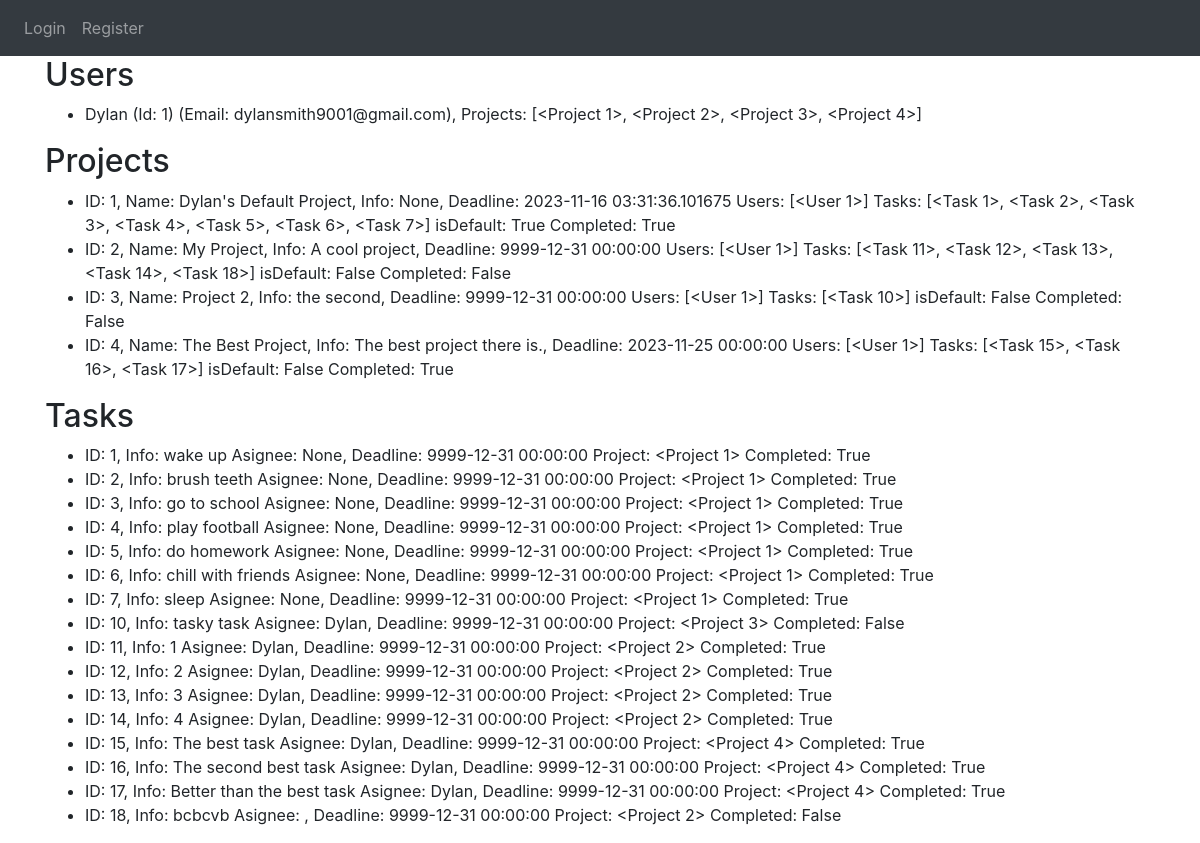
The page /database on the database its author committed.
### website/models.py (models this page shows)
class User(db.Model, UserMixin):
    id = db.Column(db.Integer, primary_key=True)
    email = db.Column(db.String(50), unique = True)
    name = db.Column(db.String(50))
    password = db.Column(db.String(50))
    projects = db.relationship('Project', secondary='project_user_association', back_populates='users')
    def_project_id = db.Column(db.Integer, db.ForeignKey('project.id'), nullable=False)
    def_project = db.relationship('Project', lazy=True) # default project

class Project(db.Model):
    id = db.Column(db.Integer, primary_key=True)
    name = db.Column(db.String(120))
    start_date = db.Column(db.DateTime(timezone=True), default=func.now)
    deadline = db.Column(db.DateTime(timezone=True), default=func.now)
    description = db.Column(db.String(9999))
    users = db.relationship('User', secondary='project_user_association', back_populates='projects')
    is_default = db.Column(db.Boolean, default=False)
    completed = db.Column(db.Boolean, default=False)
    tasks = db.relationship('Task', backref='project', cascade='all, delete-orphan', lazy=True)

class Task(db.Model):
    id = db.Column(db.Integer, primary_key=True)
    assignee = db.Column(db.String(120))
    description = db.Column(db.String(9999))
    start_date = db.Column(db.DateTime(timezone=True), default=func.now)
    deadline = db.Column(db.DateTime(timezone=True), default=func.now)
    project_id = db.Column(db.Integer, db.ForeignKey('project.id'), nullable=False)
    completed = db.Column(db.Boolean, default=False)

### website/auth.py (the view)
@auth.route('/database')
def view_users():
    users = User.query.all()
    projects = Project.query.all()
    tasks  = Task.query.all()
    return render_template('database.html', user=current_user, users=users, projects=projects, tasks=tasks)

### website/templates/database.html (shortened to what this page needs)
{% extends "base.html" %}
{% block content%}
    <h2>Users</h2>
    <ul>
        {% for u in users %}
            <li>{{ u.name }} (Id: {{ u.id }}) (Email: {{ u.email }}), Projects: {{u.projects}}</li>
        {% endfor %}
    </ul>
    <h2>Projects</h2>
    <ul>
        {% for prj in projects %}
            <li>ID: {{ prj.id }}, Name: {{ prj.name }}, Info: {{ prj.description }}, Deadline: {{prj.deadline}} Users: {{prj.users}}
                Tasks: {{prj.tasks}} isDefault: {{prj.is_default}} Completed: {{prj.completed}}
            </li>
        {% endfor %}
    </ul>
    <h2>Tasks</h2>
    <ul>
        {% for tsk in tasks %}
            <li>ID: {{ tsk.id }}, Info: {{ tsk.description }} Asignee: {{tsk.assignee}},
                Deadline: {{tsk.deadline}} Project: {{tsk.project}} Completed: {{tsk.completed}}
            </li>
        {% endfor %}
    </ul>
{% endblock %}

### website/templates/base.html (shortened to what this page needs)
<DOCTYPE html>
<html>
    <head>
        <link rel="stylesheet" href="../static/styles.css"/>
        <link
            rel="stylesheet"
            href="https://stackpath.bootstrapcdn.com/bootstrap/4.4.1/css/bootstrap.min.css"
        />
        <link
            rel="stylesheet"
            href="https://stackpath.bootstrapcdn.com/font-awesome/4.7.0/css/font-awesome.min.css"
        />
    </head>
    <body>
        <nav class="navbar navbar-expand-lg navbar-dark bg-dark">
            <div class="collapse navbar-collapse" id="navbar">
                <div class="navbar-nav">
                    {% if user.is_authenticated %}
                    <a class="nav-item nav-link" id="homepage" href="/">Homepage</a>
                    <a class="nav-item nav-link" id="tasks" href="/tasks">Tasks</a>
                    <a class="nav-item nav-link" id="projects" href="/projectmanager">Projects</a>
                    <a class="nav-item nav-link" id="newproject" href="/newproject">New Project</a>
                    <a class="nav-item nav-link" id="logout" href="/logout">Logout</a>
                    {% else %}
                    <a class="nav-item nav-link" id="login" href="/login">Login</a>
                    <a class="nav-item nav-link" id="register" href="/register">Register</a>
                    {% endif %}
                </div>
            </div>
        </nav>
        <div class="container">{% block content %} {% endblock %}</div>
    </body>
</html>

### rows shown on the page
User: name "Dylan", id "1", email "dylansmith9001@gmail.com", projects "[<Project 1>, <Project 2>, <Project 3>, <Project 4>]"
Project: id "1", name "Dylan's Default Project", description "None", deadline "2023-11-16 03:31:36.101675", users "[<User 1>]", tasks "[<Task 1>, <Task 2>, <Task 3>, <Task 4>, <Task 5>, <Task 6>, <Task 7>]", is_default "True", completed "True"
Project: id "2", name "My Project", description "A cool project", deadline "9999-12-31 00:00:00", users "[<User 1>]", tasks "[<Task 11>, <Task 12>, <Task 13>, <Task 14>, <Task 18>]", is_default "False", completed "False"
Project: id "3", name "Project 2", description "the second", deadline "9999-12-31 00:00:00", users "[<User 1>]", tasks "[<Task 10>]", is_default "False", completed "False"
Project: id "4", name "The Best Project", description "The best project there is.", deadline "2023-11-25 00:00:00", users "[<User 1>]", tasks "[<Task 15>, <Task 16>, <Task 17>]", is_default "False", completed "True"
Task: id "1", description "wake up", assignee "None", deadline "9999-12-31 00:00:00", project "<Project 1>", completed "True"
Task: id "2", description "brush teeth", assignee "None", deadline "9999-12-31 00:00:00", project "<Project 1>", completed "True"
Task: id "3", description "go to school", assignee "None", deadline "9999-12-31 00:00:00", project "<Project 1>", completed "True"
Task: id "4", description "play football", assignee "None", deadline "9999-12-31 00:00:00", project "<Project 1>", completed "True"
Task: id "5", description "do homework", assignee "None", deadline "9999-12-31 00:00:00", project "<Project 1>", completed "True"
Task: id "6", description "chill with friends", assignee "None", deadline "9999-12-31 00:00:00", project "<Project 1>", completed "True"
Task: id "7", description "sleep", assignee "None", deadline "9999-12-31 00:00:00", project "<Project 1>", completed "True"
Task: id "10", description "tasky task", assignee "Dylan", deadline "9999-12-31 00:00:00", project "<Project 3>", completed "False"
Task: id "11", description "1", assignee "Dylan", deadline "9999-12-31 00:00:00", project "<Project 2>", completed "True"
Task: id "12", description "2", assignee "Dylan", deadline "9999-12-31 00:00:00", project "<Project 2>", completed "True"
Task: id "13", description "3", assignee "Dylan", deadline "9999-12-31 00:00:00", project "<Project 2>", completed "True"
Task: id "14", description "4", assignee "Dylan", deadline "9999-12-31 00:00:00", project "<Project 2>", completed "True"
Task: id "15", description "The best task", assignee "Dylan", deadline "9999-12-31 00:00:00", project "<Project 4>", completed "True"
Task: id "16", description "The second best task", assignee "Dylan", deadline "9999-12-31 00:00:00", project "<Project 4>", completed "True"
Task: id "17", description "Better than the best task", assignee "Dylan", deadline "9999-12-31 00:00:00", project "<Project 4>", completed "True"
Task: id "18", description "bcbcvb", deadline "9999-12-31 00:00:00", project "<Project 2>", completed "False"
